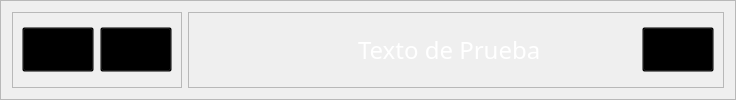
              <widget class="QFrame" name="frame_inferior_isquierdo_arriba">
               <property name="styleSheet">
                <string notr="true">
QPushButton{
color:white;
background-color: transparent;
}
QPushButton:hover{
color:darkgrey;

}</string>
               </property>
               <property name="frameShape">
                <enum>QFrame::StyledPanel</enum>
               </property>
               <property name="frameShadow">
                <enum>QFrame::Raised</enum>
               </property>
               <layout class="QHBoxLayout" name="horizontalLayout_3">
                <item>
                 <widget class="QFrame" name="frame_4">
                  <property name="styleSheet">
                   <string notr="true">QPushButton:hover{
border-radius:25px;
background-color: rgb(200, 200,200);
}</string>
                  </property>
                  <property name="frameShape">
                   <enum>QFrame::StyledPanel</enum>
                  </property>
                  <property name="frameShadow">
                   <enum>QFrame::Raised</enum>
                  </property>
                  <layout class="QHBoxLayout" name="horizontalLayout_4">
                   <item>
                    <widget class="QPushButton" name="boton_manito_isquierda">
                     <property name="font">
                      <font>
                       <family>Roboto Bk</family>
                       <pointsize>20</pointsize>
                      </font>
                     </property>
                     <property name="cursor">
                      <cursorShape>PointingHandCursor</cursorShape>
                     </property>
                     <property name="text">
                      <string/>
                     </property>
                     <property name="icon">
                      <iconset resource="helpers.qrc">
                       <normaloff>:/img (3).png</normaloff>:/img (3).png</iconset>
                     </property>
                     <property name="iconSize">
                      <size>
                       <width>50</width>
                       <height>50</height>
                      </size>
                     </property>
                    </widget>
                   </item>
                   <item>
                    <widget class="QPushButton" name="boton_manito_derecha">
                     <property name="font">
                      <font>
                       <family>Roboto Bk</family>
                       <pointsize>20</pointsize>
                      </font>
                     </property>
                     <property name="cursor">
                      <cursorShape>PointingHandCursor</cursorShape>
                     </property>
                     <property name="text">
                      <string/>
                     </property>
                     <property name="icon">
                      <iconset resource="helpers.qrc">
                       <normaloff>:/img (9).png</normaloff>:/img (9).png</iconset>
                     </property>
                     <property name="iconSize">
                      <size>
                       <width>50</width>
                       <height>50</height>
                      </size>
                     </property>
                    </widget>
                   </item>
                  </layout>
                 </widget>
                </item>
                <item>
                 <widget class="QFrame" name="frame_3">
                  <property name="styleSheet">
                   <string notr="true">QPushButton:hover{
border-radius: 25px;
background-color: rgb(200, 200,200);
}</string>
                  </property>
                  <property name="frameShape">
                   <enum>QFrame::StyledPanel</enum>
                  </property>
                  <property name="frameShadow">
                   <enum>QFrame::Raised</enum>
                  </property>
                  <layout class="QHBoxLayout" name="horizontalLayout_5">
                   <item>
                    <spacer name="horizontalSpacer_20">
                     <property name="orientation">
                      <enum>Qt::Horizontal</enum>
                     </property>
                     <property name="sizeHint" stdset="0">
                      <size>
                       <width>160</width>
                       <height>20</height>
                      </size>
                     </property>
                    </spacer>
                   </item>
                   <item>
                    <widget class="QLabel" name="Texto_identificacion_pagina">
                     <property name="font">
                      <font>
                       <family>Roboto Bk</family>
                       <pointsize>18</pointsize>
                      </font>
                     </property>
                     <property name="styleSheet">
                      <string notr="true">color: rgb(255, 255, 255);</string>
                     </property>
                     <property name="text">
                      <string>Texto de Prueba</string>
                     </property>
                    </widget>
                   </item>
                   <item>
                    <spacer name="horizontalSpacer_4">
                     <property name="orientation">
                      <enum>Qt::Horizontal</enum>
                     </property>
                     <property name="sizeHint" stdset="0">
                      <size>
                       <width>95</width>
                       <height>20</height>
                      </size>
                     </property>
                    </spacer>
                   </item>
                   <item>
                    <widget class="QPushButton" name="boton_manito_derecha_2">
                     <property name="font">
                      <font>
                       <family>Roboto Bk</family>
                       <pointsize>20</pointsize>
                      </font>
                     </property>
                     <property name="cursor">
                      <cursorShape>PointingHandCursor</cursorShape>
                     </property>
                     <property name="styleSheet">
                      <string notr="true"/>
                     </property>
                     <property name="text">
                      <string/>
                     </property>
                     <property name="icon">
                      <iconset resource="helpers.qrc">
                       <normaloff>:/img (14).png</normaloff>:/img (14).png</iconset>
                     </property>
                     <property name="iconSize">
                      <size>
                       <width>50</width>
                       <height>50</height>
                      </size>
                     </property>
                    </widget>
                   </item>
                  </layout>
                 </widget>
                </item>
               </layout>
              </widget>
